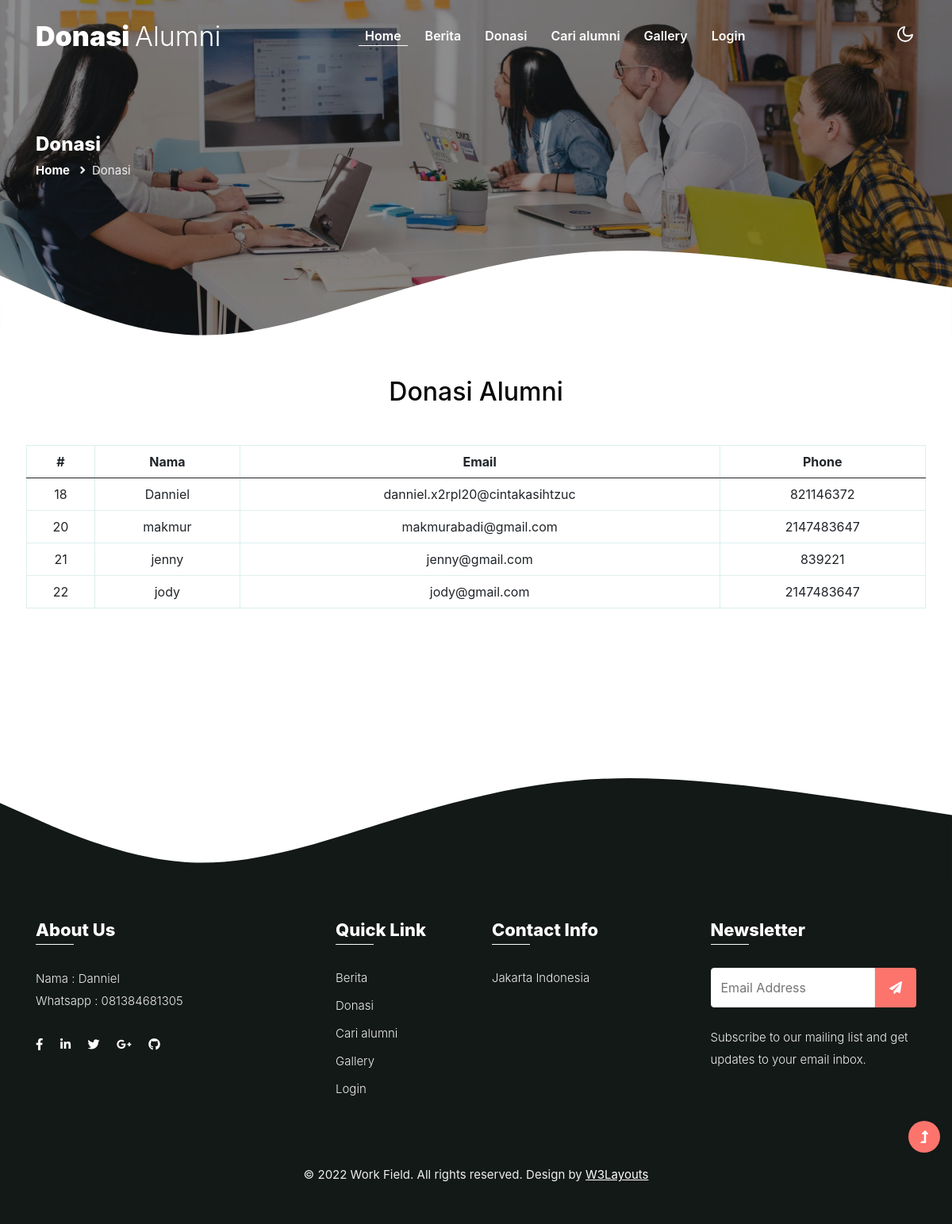
The app's page /donasi.php with its own data.
### tables this page shows
CREATE TABLE `donasi` (
  `id` int(20) NOT NULL,
  `nama` varchar(30) NOT NULL,
  `email` varchar(30) NOT NULL,
  `no_telepone` int(255) NOT NULL
);

### donasi.php (the view, shortened to what this page needs)
<?php include 'admin/backend/config2.php' ?>
<!doctype html>
<html lang="en">
<head>
    <link rel="stylesheet" href="assets/css/style-starter.css">
</head>
<body>
    <header id="site-header" class="fixed-top">
        <div class="container">
            <nav class="navbar navbar-expand-lg navbar-light">
                <a class="navbar-brand" href="index.php">
                    Donasi <span>Alumni</span>
                </a>
               <div class="collapse navbar-collapse" id="navbarScroll">
                    <ul class="navbar-nav mx-auto my-2 my-lg-0 navbar-nav-scroll">
                        <li class="nav-item">
                            <a class="nav-link active" aria-current="page" href="index.php">Home</a>
                        </li>
                        <li class="nav-item">
                            <a class="nav-link" href="berita.php">Berita</a>
                        </li>
                        <li class="nav-item">
                            <a class="nav-link" href="donasi.php">Donasi</a>
                        </li>
                        <li class="nav-item">
                            <a class="nav-link" href="cari alumni.php">Cari alumni</a>
                        </li>
                        <li class="nav-item">
                            <a class="nav-link" href="galeri.php">Gallery</a>
                        </li>
                        <li class="nav-item">
                            <a class="nav-link" href="admin/login.php">Login</a>
                        </li>
                    </ul>
                </div>
                <div class="cont-ser-position">
                    <nav class="navigation">
                        <div class="theme-switch-wrapper">
                            <label class="theme-switch" for="checkbox">
                                <div class="mode-container">
                                    <i class="gg-moon"></i>
                                </div>
                            </label>
                        </div>
                    </nav>
                </div>
            </nav>
        </div>
    </header>
    <section class="inner-banner py-5">
        <div class="w3l-breadcrumb py-lg-5">
            <div class="container pt-4 pb-sm-4">
                <h4 class="inner-text-title font-weight-bold pt-sm-5 pt-4">Donasi</h4>
                <ul class="breadcrumbs-custom-path">
                    <li><a href="index.php">Home</a></li>
                    <li class="active"><i class="fas fa-angle-right mx-2"></i>Donasi</li>
                </ul>
            </div>
        </div>
        <div class="shape">
        </div>
    </section>
     <section class="w3l-text-6 py-5">
        <div class="container pb-md-5 pb-4">
         <h2 style="text-align:center" class="title-style">Donasi Alumni</h2>
         <br>
         <br>
            <div class="row top-cont-grid align-items-center">
               <table class="table table-responsive">
                    <thead>
                        <tr>
                            <th>#</th>
                            <th>Nama </th>
                            <th>Email </th>
                            <th>Phone </th>
                        </tr>
                    </thead>
                    <tbody>
                        <?php
                        $data = mysqli_query($kon, "SELECT * FROM donasi");
                        while($alumni = mysqli_fetch_assoc($data)){
                        ?>
                        <tr>
                            <td><?= $alumni['id'] ?></td>
                            <td><?= $alumni['nama'] ?></td>
                            <td><?= $alumni['email'] ?></td>
                            <td><?= $alumni['no_telepone'] ?></td>
                        </tr>
                        <?php } ?>
                    </tbody>
                </table>
        </div>
    </section>
    <footer class="w3l-footer">
        <div class="shape-footer">
        </div>
        <div class="w3l-footer-16 py-5">
            <div class="container">
                <div class="row footer-p">
                    <div class="col-lg-4 pe-lg-5">
                        <h3>About Us</h3>
                        <p class="mt-3">Nama : Danniel </p>
                        <P>Whatsapp : 081384681305</P>
                        <div class="columns-2 mt-4 pt-1">
                            <ul class="social">
                                <li><a href="#facebook"><i class="fab fa-facebook-f"></i></a>
                                </li>
                                <li><a href="#linkedin"><i class="fab fa-linkedin-in"></i></a>
                                </li>
                                <li><a href="#twitter"><i class="fab fa-twitter"></i></a>
                                </li>
                                <li><a href="#google"><i class="fab fa-google-plus-g"></i></a>
                                </li>
                                <li><a href="#github"><i class="fab fa-github"></i></a>
                                </li>
                            </ul>
                        </div>
                    </div>
                    <div class="col-lg-5 mt-lg-0 mt-5">
                        <div class="row">
                            <div class="col-xl-5 col-6 column">
                                <h3>Quick Link</h3>
                                <ul class="footer-gd-16">
                                    <li><a href="berita.php">Berita</a></li>
                                    <li><a href="donasi.php">Donasi</a></li>
                                    <li><a href="cari alumni.php">Cari alumni</a></li>
                                    <li><a href="galeri.php">Gallery</a></li>
                                    <li><a href="admin/login.php">Login</a></li>
                                </ul>
                            </div>
                            <div class="col-6 column">
                                <h3>Contact Info</h3>
                                <ul class="footer-contact-list">
                                    <li class="">Jakarta Indonesia</li>
                                </ul>
                            </div>
                        </div>
                    </div>
                    <div class="col-lg-3 col-md-7 col-sm-8 column mt-lg-0 mt-4 pl-xl-0">
                        <h3>Newsletter </h3>
                        <div class="end-column">
                            <form action="#" class="subscribe" method="post">
                                <input type="email" name="email" placeholder="Email Address" required="">
                                <button><span class="fa fa-paper-plane" aria-hidden="true"></span></button>
                            </form>
                            <p class="mt-4">Subscribe to our mailing list and get updates to your email inbox.</p>
                        </div>
                    </div>
                </div>
                <div class="below-section text-center pt-lg-4 mt-5">
                    <p class="copy-text">&copy; 2022 Work Field. All rights reserved. Design by <a
                            href="https://w3layouts.com/" target="_blank"> W3Layouts</a>
                    </p>
                </div>
            </div>
        </div>
    </footer>
    <button onclick="topFunction()" id="movetop" title="Go to top">
        <span class="fas fa-level-up-alt" aria-hidden="true"></span>
    </button>
</body>
</html>

### donasi.php (style rules this page uses)
table { border: 1px solid #ddeeee; border-collapse: collapse; border-spacing: 0; width: 70%; margin: 10px auto 10px auto; }
th, td { border: 1px solid #ddeeee; padding: 20px; text-align: center; }

### records on screen
donasi: id "18", nama "Danniel", email "danniel.x2rpl20@cintakasihtzuc", no_telepone "821146372"
donasi: id "20", nama "makmur", email "makmurabadi@gmail.com", no_telepone "2147483647"
donasi: id "21", nama "jenny", email "jenny@gmail.com", no_telepone "839221"
donasi: id "22", nama "jody", email "jody@gmail.com", no_telepone "2147483647"
